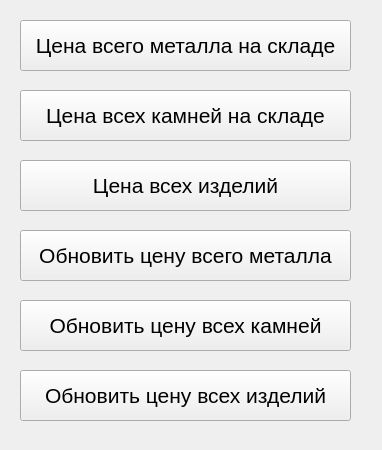
<?xml version="1.0" encoding="UTF-8"?>
<ui version="4.0">
 <class>AdminQueriesClass</class>
 <widget class="QWidget" name="AdminQueriesClass">
  <property name="geometry">
   <rect>
    <x>0</x>
    <y>0</y>
    <width>382</width>
    <height>450</height>
   </rect>
  </property>
  <property name="windowTitle">
   <string>Запросы администратора</string>
  </property>
  <widget class="QPushButton" name="metal_price_btn">
   <property name="geometry">
    <rect>
     <x>20</x>
     <y>20</y>
     <width>331</width>
     <height>51</height>
    </rect>
   </property>
   <property name="font">
    <font>
     <pointsize>16</pointsize>
    </font>
   </property>
   <property name="mouseTracking">
    <bool>false</bool>
   </property>
   <property name="text">
    <string>Цена всего металла на складе</string>
   </property>
   <property name="checkable">
    <bool>false</bool>
   </property>
  </widget>
  <widget class="QPushButton" name="stones_price_btn">
   <property name="geometry">
    <rect>
     <x>20</x>
     <y>90</y>
     <width>331</width>
     <height>51</height>
    </rect>
   </property>
   <property name="font">
    <font>
     <pointsize>16</pointsize>
    </font>
   </property>
   <property name="mouseTracking">
    <bool>false</bool>
   </property>
   <property name="text">
    <string>Цена всех камней на складе</string>
   </property>
   <property name="checkable">
    <bool>false</bool>
   </property>
  </widget>
  <widget class="QPushButton" name="products_price_btn">
   <property name="geometry">
    <rect>
     <x>20</x>
     <y>160</y>
     <width>331</width>
     <height>51</height>
    </rect>
   </property>
   <property name="font">
    <font>
     <pointsize>16</pointsize>
    </font>
   </property>
   <property name="mouseTracking">
    <bool>false</bool>
   </property>
   <property name="text">
    <string>Цена всех изделий</string>
   </property>
   <property name="checkable">
    <bool>false</bool>
   </property>
  </widget>
  <widget class="QPushButton" name="upd_metal_price_btn">
   <property name="geometry">
    <rect>
     <x>20</x>
     <y>230</y>
     <width>331</width>
     <height>51</height>
    </rect>
   </property>
   <property name="font">
    <font>
     <pointsize>16</pointsize>
    </font>
   </property>
   <property name="mouseTracking">
    <bool>false</bool>
   </property>
   <property name="text">
    <string>Обновить цену всего металла</string>
   </property>
   <property name="checkable">
    <bool>false</bool>
   </property>
  </widget>
  <widget class="QPushButton" name="upd_stones_price_btn">
   <property name="geometry">
    <rect>
     <x>20</x>
     <y>300</y>
     <width>331</width>
     <height>51</height>
    </rect>
   </property>
   <property name="font">
    <font>
     <pointsize>16</pointsize>
    </font>
   </property>
   <property name="mouseTracking">
    <bool>false</bool>
   </property>
   <property name="text">
    <string>Обновить цену всех камней</string>
   </property>
   <property name="checkable">
    <bool>false</bool>
   </property>
  </widget>
  <widget class="QPushButton" name="upd_products_price_btn">
   <property name="geometry">
    <rect>
     <x>20</x>
     <y>370</y>
     <width>331</width>
     <height>51</height>
    </rect>
   </property>
   <property name="font">
    <font>
     <pointsize>16</pointsize>
    </font>
   </property>
   <property name="mouseTracking">
    <bool>false</bool>
   </property>
   <property name="text">
    <string>Обновить цену всех изделий</string>
   </property>
   <property name="checkable">
    <bool>false</bool>
   </property>
  </widget>
 </widget>
 <resources/>
 <connections/>
</ui>
